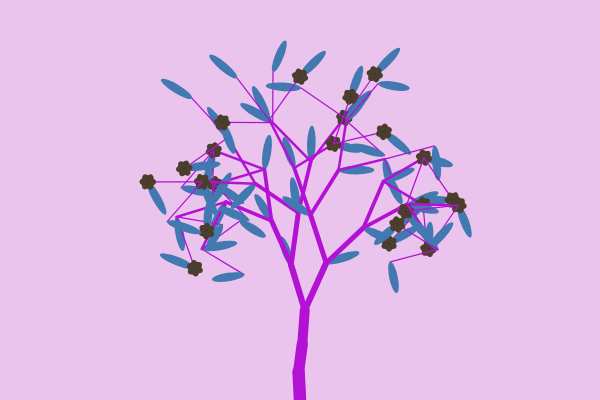
Frame 1 (no input)
Frame 60 (no input): identical to frame 1, image omitted
Frame 120 (the mouse pressed at the canvas centre since frame 60): identical to frame 1, image omitted

The p5.js sketch that drew this single still picture (run headless with seeded random() and noise() and a simulated clock; from frame 60 on, the mouse is pressed at the canvas centre):

// p5.js sketch
// ── sketch.js
let button1;
let button2;
let button3;
let button4;
let button5;

function setup() {
  createCanvas(600, 400);
  
  button1 = createButton('Reset');
  button1.mousePressed(restart);
  
  button2 = createButton('Randomise Color');
  button2.mousePressed(ranColor);
  
  button3 = createButton('Randomise Shape');
  button3.mousePressed(ranShape);
  
  button4 = createButton('Randomise Wind');
  button4.mousePressed(ranWind);
  
  button5 = createButton('Flashing Color');
  button5.mousePressed(flaColor);
  float (fColor=0);
  
  //background
  float(backC=[random(180, 255), random(180, 255), random(180, 255)]);
  
  //flowers
  float(flowerHeight = random(15, 20));
  float(flowerWidth = random(5, 10));
  float(flowerC=[random(255), random(255), random(255)]);
  float(flowerChance=1);
 
  //leaf
  float(leafC=[random(255), random(255), random(255)]);
  float(ellipseWidth=random(7, 9));
  
  //trunk
  float(trunk=random(12, 20));
  float(trunkSlant1 = random(250, 290));
  float(trunkSlant2 = trunkSlant1+random(-20, 20));
  float(trunkSlant3 = trunkSlant1+random(-20, 20));
  float(trunkC=[random(255), random(255), random(255)]);
  
  //branches
  float(Bs = random(3, 20));
  
  //ifOR
  var orIF=0
  float(ifOR=[random(orIF, 2), random(orIF, 2), random(orIF, 2), random(orIF, 2), random(orIF, 2), random(orIF, 2), random(orIF, 2), random(orIF, 2), random(orIF, 2), random(orIF, 2), random(orIF, 2), random(orIF, 2), random(orIF, 2), random(orIF, 2), random(orIF, 2), random(orIF, 2), random(orIF, 2), random(orIF, 2), random(orIF, 2), random(orIF, 2), random(orIF, 2), random(orIF, 2), random(orIF, 2), random(orIF, 2), random(orIF, 2), random(orIF, 2), random(orIF, 2), random(orIF, 2), random(orIF, 2), random(orIF, 2), random(orIF, 2), random(orIF, 2), random(orIF, 2), random(orIF, 2), random(orIF, 2), random(orIF, 2), random(orIF, 2), random(orIF, 2), random(orIF, 2), random(orIF, 2), random(orIF, 2), random(orIF, 2), random(orIF, 2), random(orIF, 2), random(orIF, 2), random(orIF, 2), random(orIF, 2), random(orIF, 2), random(orIF, 2), random(orIF, 2), random(orIF, 2), random(orIF, 2), random(orIF, 2), random(orIF, 2), random(orIF, 2), random(orIF, 2), random(orIF, 2), random(orIF, 2), random(orIF, 2), random(orIF, 2), random(orIF, 2), random(orIF, 2)]);
  
  //Rlow, Rhigh, Llow, Lhigh
  var Rlow = 275;
  var Rhigh = 310;
  var Llow = 230;
  var Lhigh = 265;
  float(RlRhLlLh=[0, 0, 0, random(Llow, Lhigh), random(Rlow, Rhigh), random(Llow, Lhigh), random(Rlow, Rhigh), random(Llow, Lhigh), random(Rlow, Rhigh), random(Llow, Lhigh), random(Rlow, Rhigh), random(Llow, Lhigh), random(Rlow, Rhigh), random(Llow, Lhigh), random(Rlow, Rhigh), random(Llow, Lhigh), random(Rlow, Rhigh), random(Llow, Lhigh), random(Rlow, Rhigh), random(Llow, Lhigh), random(Rlow, Rhigh), random(Llow, Lhigh), random(Rlow, Rhigh), random(Llow, Lhigh), random(Rlow, Rhigh), random(Llow, Lhigh), random(Rlow, Rhigh), random(Llow, Lhigh), random(Rlow, Rhigh), random(Llow, Lhigh), random(Rlow, Rhigh), random(Llow, Lhigh), random(Rlow, Rhigh), random(Llow, Lhigh), random(Rlow, Rhigh), random(Llow, Lhigh), random(Rlow, Rhigh), random(Llow, Lhigh), random(Rlow, Rhigh), random(Llow, Lhigh), random(Rlow, Rhigh), random(Llow, Lhigh), random(Rlow, Rhigh), random(Llow, Lhigh), random(Rlow, Rhigh), random(Llow, Lhigh), random(Rlow, Rhigh), random(Llow, Lhigh), random(Rlow, Rhigh), random(Llow, Lhigh), random(Rlow, Rhigh), random(Llow, Lhigh), random(Rlow, Rhigh), random(Llow, Lhigh), random(Rlow, Rhigh), random(Llow, Lhigh), random(Rlow, Rhigh), random(Llow, Lhigh), random(Rlow, Rhigh), random(Llow, Lhigh), random(Rlow, Rhigh), random(Llow, Lhigh), random(Rlow, Rhigh), random(Llow, Lhigh), random(Rlow, Rhigh)]);

  //ran
  float(ran=[random(1, 10), random(1, 10), random(1, 10), random(1, 10), random(1, 10), random(1, 10), random(1, 10), random(1, 10), random(1, 10), random(1, 10), random(1, 10), random(1, 10), random(1, 10), random(1, 10), random(1, 10), random(1, 10), random(1, 10), random(1, 10), random(1, 10), random(1, 10), random(1, 10), random(1, 10), random(1, 10), random(1, 10), random(1, 10), random(1, 10), random(1, 10), random(1, 10), random(1, 10), random(1, 10), random(1, 10), random(1, 10), random(1, 10), random(1, 10), random(1, 10), random(1, 10), random(1, 10), random(1, 10), random(1, 10), random(1, 10), random(1, 10), random(1, 10), random(1, 10), random(1, 10), random(1, 10), random(1, 10), random(1, 10), random(1, 10), random(1, 10), random(1, 10), random(1, 10), random(1, 10), random(1, 10), random(1, 10), random(1, 10), random(1, 10), random(1, 10), random(1, 10), random(1, 10), random(1, 10), random(1, 10), random(1, 10), random(1, 10), random(1, 10), random(1, 10)]);
  
  //windStregnth (used for mouse interaction)
  float(windStrength=90);
}

function draw() {
  if (fColor>0) {
  //background
  float(backC=[random(180, 255), random(180, 255), random(180, 255)]);
  
  //flower
  float(flowerC=[random(255), random(255), random(255)]);
  
  //leaf
  float(leafC=[random(255), random(255), random(255)]);
  
  //trunk
  float(trunkC=[random(255), random(255), random(255)]);
  }
  
  scale(width/600, height/400);
  
  //leaf color
  fill(leafC[0], leafC[1], leafC[2]);
  
  background(backC[0], backC[1], backC[2]);
  
  angleMode(DEGREES);

  strokeCap(ROUND);
  
  var t1w=(trunk*0.1);
  var t2w=(trunk*0.2);
  var b1w=(trunk*0.5);
  var b2w=(trunk*0.6);
  var b3w=(trunk*0.7);
  var b4w=(trunk*0.8);
  var b5w=(trunk*0.9);
  
  //T1
  stroke(trunkC[0], trunkC[1], trunkC[2]);
  strokeWeight(trunk);
  segment(300, 400, trunkSlant1, 0, 1);
  //T2
  strokeWeight(trunk-t1w);
  segment(0, 0, trunkSlant2, 0, 2);
  //T3
  strokeWeight(trunk-t2w);
  segment(0, 0, trunkSlant3, 0, 3);

//LEFT
  push();
  //L
  strokeWeight(trunk-b1w);
  segment(0, 0, 0, 1, 4);
    push();
    //LL
    strokeWeight(trunk-b2w);
    segment(0, 0, -Bs, 1, 6);
      push();
      //LLL
      strokeWeight(trunk-b3w);
      segment(0, 0, -(3*Bs), 1, 10);
        push();
        //LLLL
        strokeWeight(trunk-b4w);
        segment(0, 0, -(7*Bs), 2, 18);
          push();
          //LLLLL
          strokeWeight(trunk-b5w);
          segment(0, 0, -(15*Bs), 2, 34);
          pop();
          push();
          //LLLRR
          strokeWeight(trunk-b5w);
          segment(0, 0, -(14*Bs), 2, 35);
          pop();
        pop();
        push();
        //LLLR
        strokeWeight(trunk-b4w);
        segment(0, 0, -(6*Bs), 2, 19);
          push();
          //LLLRL
          strokeWeight(trunk-b5w);
          segment(0, 0, -(13*Bs), 2, 36);
          pop();
          push();
          //LLLRR
          strokeWeight(trunk-b5w);
          segment(0, 0, -(12*Bs), 2, 37);
          pop();  
        pop();
      pop();
      push();
      //LLR
      strokeWeight(trunk-b3w);
      segment(0, 0, -(2*Bs), 1, 11);
        push();
        //LLRL
        strokeWeight(trunk-b4w);
        segment(0, 0, -(5*Bs), 2, 20);
          push();
          //LLRLL
          strokeWeight(trunk-b5w);
          segment(0, 0, -(11*Bs), 2, 38);
          pop();
          push();
          //LLRLR
          strokeWeight(trunk-b5w);
          segment(0, 0, -(10*Bs), 2, 39);
          pop();
        pop();
        push();
        //LLRR
        strokeWeight(trunk-b4w);
        segment(0, 0, -(4*Bs), 2, 21);
          push();
          //LLRRL
          strokeWeight(trunk-b5w);
          segment(0, 0, -(9*Bs), 2, 40);
          pop();
          push();
          //LLRRR
          strokeWeight(trunk-b5w);
          segment(0, 0, -(8*Bs), 2, 41);
          pop();
        pop();  
      pop();
    pop();
    push();
    //LR
    strokeWeight(trunk-b2w);
    segment(0, 0, 0, 1, 7);
      push();
      //LRL
      strokeWeight(trunk-b3w);
      segment(0, 0, -Bs, 1, 12);
        push();
        //LRLL
        strokeWeight(trunk-b4w);
        segment(0, 0, -(3*Bs), 2, 22);
          push();
          //LRLLL
          strokeWeight(trunk-b5w);
          segment(0, 0, -(7*Bs), 2, 42);
          pop();
          push();
          //LRLLR
          strokeWeight(trunk-b5w);
          segment(0, 0, -(6*Bs), 2, 43);
          pop();
        pop();
        push();
        //LRLR
        strokeWeight(trunk-b4w);
        segment(0, 0, -(2*Bs), 2, 23);
          push();
          //LRLRL
          strokeWeight(trunk-b5w);
          segment(0, 0, -(5*Bs), 2, 44);
          pop();
          push();
          //LRLRR
          strokeWeight(trunk-b5w);
          segment(0, 0, -(4*Bs), 2, 45);
          pop();
        pop();  
      pop();
      push();
      //LRR
      strokeWeight(trunk-b3w);
      segment(0, 0, 0, 1, 13);
        push();
        //LRRL
        strokeWeight(trunk-b4w);
        segment(0, 0, -Bs, 2, 24);
          push();
          //LRRLL
          strokeWeight(trunk-b5w);
          segment(0, 0, -(3*Bs), 2, 46);
          pop();
          push();
          //LRRLR
          strokeWeight(trunk-b5w);
          segment(0, 0, -(2*Bs), 2, 47);
          pop();
        pop();
        push();
        //LRRR
        strokeWeight(trunk-b4w);
        segment(0, 0, 0, 2, 25);
          push();
          //LRRRL
          strokeWeight(trunk-b5w);
          segment(0, 0, -(1*Bs), 2, 48);
          pop();
          push();
          //LRRRR
          strokeWeight(trunk-b5w);
          segment(0, 0, -(0*Bs), 2, 49);
          pop();
        pop();  
      pop();
    pop();
  pop();
  
//RIGHT
  push();
  //R
  strokeWeight(trunk-b1w);
  segment(0, 0, 0, 1, 5);
    push();
    //RL
    strokeWeight(trunk-b2w);
    segment(0, 0, 0, 1, 8);
      push();
      //RLL
      strokeWeight(trunk-b3w);
      segment(0, 0, 0, 1, 14);
        push();
        //RLLL
        strokeWeight(trunk-b4w);
        segment(0, 0, 0, 2, 26);
          push();
          //RLLLL
          strokeWeight(trunk-b5w);
          segment(0, 0, (0*Bs), 2, 50);
          pop();
          push();
          //RLLLR
          strokeWeight(trunk-b5w);
          segment(0, 0, (1*Bs), 2, 51);
          pop();
        pop();
        push();
        //RLLR
        strokeWeight(trunk-b4w);
        segment(0, 0, Bs, 2, 27);
          push();
          //RLLRL
          strokeWeight(trunk-b5w);
          segment(0, 0, (2*Bs), 2, 52);
          pop();
          push();
          //RLLRR
          strokeWeight(trunk-b5w);
          segment(0, 0, (3*Bs), 2, 53);
          pop();
        pop();  
      pop();
      push();
      //RLR
      strokeWeight(trunk-b3w);
      segment(0, 0, Bs, 1, 15);
        push();
        //RLRL
        strokeWeight(trunk-b4w);
        segment(0, 0, (2*Bs), 2, 28);
          push();
          //RLRLL
          strokeWeight(trunk-b5w);
          segment(0, 0, (4*Bs), 2, 54);
          pop();
          push();
          //RLRLR
          strokeWeight(trunk-b5w);
          segment(0, 0, (5*Bs), 2, 55);
          pop();
        pop();
        push();
        //RLRR
        strokeWeight(trunk-b4w);
        segment(0, 0, (3*Bs), 2, 29);
          push();
          //RLRRL
          strokeWeight(trunk-b5w);
          segment(0, 0, (6*Bs), 2, 56);
          pop();
          push();
          //RLRRR
          strokeWeight(trunk-b5w);
          segment(0, 0, (7*Bs), 2, 57);
          pop();
        pop();  
      pop();
    pop();
    push();
    //RR
    strokeWeight(trunk-b2w);
    segment(0, 0, Bs, 1, 9);
      push();
      //RRL
      strokeWeight(trunk-b3w);
      segment(0, 0, (2*Bs), 1, 16);
        push();
        //RRLL
        strokeWeight(trunk-b4w);
        segment(0, 0, (4*Bs), 2, 30);
          push();
          //RRLLL
          strokeWeight(trunk-b5w);
          segment(0, 0, (8*Bs), 2, 58);
          pop();
          push();
          //RRLLR
          strokeWeight(trunk-b5w);
          segment(0, 0, (9*Bs), 2, 59);
          pop();
        pop();
        push();
        //RRLR
        strokeWeight(trunk-b4w);
        segment(0, 0, (5*Bs), 2, 31);
          push();
          //RRLRL
          strokeWeight(trunk-b5w);
          segment(0, 0, (10*Bs), 2, 60);
          pop();
          push();
          //RRLRR
          strokeWeight(trunk-b5w);
          segment(0, 0, (11*Bs), 2, 61);
          pop();
        pop();  
      pop();
      push();
      //RRR
      strokeWeight(trunk-b3w);
      segment(0, 0, (3*Bs), 1, 17);
        push();
        //RRRL
        strokeWeight(trunk-b4w);
        segment(0, 0, (6*Bs), 2, 32);
          push();
          //RRRLL
          strokeWeight(trunk-b5w);
          segment(0, 0, (12*Bs), 2, 62);
          pop();
          push();
          //RRRLR
          strokeWeight(trunk-b5w);
          segment(0, 0, (13*Bs), 2, 63);
          pop();
        pop();
        push();
        //RRRR
        strokeWeight(trunk-b4w);
        segment(0, 0, (7*Bs), 2, 33);
          push();
          //RRRRL
          strokeWeight(trunk-b5w);
          segment(0, 0, (14*Bs), 2, 64);
          pop();
          push();
          //RRRRR
          strokeWeight(trunk-b5w);
          segment(0, 0, (15*Bs), 2, 65);
          pop();
        pop();  
      pop();
    pop();
  pop();
}

function segment(x, y, a, l, n) {
  translate(x, y);
  angleMode(DEGREES);
  rotate(RlRhLlLh[n-1]+a);
  if(l>0) {
  line(0, 0, ran[n-1]+45, 0);
  translate(ran[n-1]+45, 0);
  }else{
  line(0, 0, ran[n-1]+45-20, 0);
  translate(ran[n-1]+45-20, 0);
  }
  
  push();
  if(ifOR[n-4]>1) {
  rotate((RlRhLlLh[n-1]+a)-(ran[n-1]+ran[n-1]+10));
  }else{
  rotate((RlRhLlLh[n-1]+a)+(ran[n-1]+ran[n-1]+10));
  }
  
  if(l>0) {
  ellipseMode(CORNER);
  noStroke();
  ellipse(-ellipseWidth/2, 0, ellipseWidth, ran[n-1]+28);
    if(l>1) {
        if(ifOR[n-4]>flowerChance) {
        ellipseMode(CENTER);
        fill(flowerC[0], flowerC[1], flowerC[2]);
        ellipse(0, 0, flowerWidth, flowerHeight);
        rotate(120);
        ellipse(0, 0, flowerWidth, flowerHeight);
        rotate(120);
        ellipse(0, 0, flowerWidth, flowerHeight);
        rotate(120);
        fill(flowerC[1], flowerC[2], flowerC[0]);
        circle(0, 0, 2);
        }else{}
    }else{}
  }else{}
  pop();
  if(mouseX>0) {
    rotate(-((RlRhLlLh[n-1]+a)+((mouseX-300)/windStrength))); 
    }else{rotate(-(RlRhLlLh[n-1]+a));}
}

function restart() {
  //background
  float(backC=[random(180, 255), random(180, 255), random(180, 255)]);
  
  //flowers
  float(flowerHeight = random(15, 20));
  float(flowerWidth = random(5, 10));
  float(flowerC=[random(255), random(255), random(255)]);
  float(flowerChance=1);
 
  //leaf
  float(leafC=[random(255), random(255), random(255)]);
  float(ellipseWidth=random(7, 9));
  
  //trunk
  float(trunk=random(12, 20));
  float(trunkSlant1 = random(250, 290));
  float(trunkSlant2 = trunkSlant1+random(-20, 20));
  float(trunkSlant3 = trunkSlant1+random(-20, 20));
  float(trunkC=[random(255), random(255), random(255)]);
  
  //branches
  float(Bs = random(3, 20));
  
  //ifOR
  var orIF=0
  float(ifOR=[random(orIF, 2), random(orIF, 2), random(orIF, 2), random(orIF, 2), random(orIF, 2), random(orIF, 2), random(orIF, 2), random(orIF, 2), random(orIF, 2), random(orIF, 2), random(orIF, 2), random(orIF, 2), random(orIF, 2), random(orIF, 2), random(orIF, 2), random(orIF, 2), random(orIF, 2), random(orIF, 2), random(orIF, 2), random(orIF, 2), random(orIF, 2), random(orIF, 2), random(orIF, 2), random(orIF, 2), random(orIF, 2), random(orIF, 2), random(orIF, 2), random(orIF, 2), random(orIF, 2), random(orIF, 2), random(orIF, 2), random(orIF, 2), random(orIF, 2), random(orIF, 2), random(orIF, 2), random(orIF, 2), random(orIF, 2), random(orIF, 2), random(orIF, 2), random(orIF, 2), random(orIF, 2), random(orIF, 2), random(orIF, 2), random(orIF, 2), random(orIF, 2), random(orIF, 2), random(orIF, 2), random(orIF, 2), random(orIF, 2), random(orIF, 2), random(orIF, 2), random(orIF, 2), random(orIF, 2), random(orIF, 2), random(orIF, 2), random(orIF, 2), random(orIF, 2), random(orIF, 2), random(orIF, 2), random(orIF, 2), random(orIF, 2), random(orIF, 2)]);
  
  //Rlow, Rhigh, Llow, Lhigh
  var Rlow = 275;
  var Rhigh = 310;
  var Llow = 230;
  var Lhigh = 265;
  float(RlRhLlLh=[0, 0, 0, random(Llow, Lhigh), random(Rlow, Rhigh), random(Llow, Lhigh), random(Rlow, Rhigh), random(Llow, Lhigh), random(Rlow, Rhigh), random(Llow, Lhigh), random(Rlow, Rhigh), random(Llow, Lhigh), random(Rlow, Rhigh), random(Llow, Lhigh), random(Rlow, Rhigh), random(Llow, Lhigh), random(Rlow, Rhigh), random(Llow, Lhigh), random(Rlow, Rhigh), random(Llow, Lhigh), random(Rlow, Rhigh), random(Llow, Lhigh), random(Rlow, Rhigh), random(Llow, Lhigh), random(Rlow, Rhigh), random(Llow, Lhigh), random(Rlow, Rhigh), random(Llow, Lhigh), random(Rlow, Rhigh), random(Llow, Lhigh), random(Rlow, Rhigh), random(Llow, Lhigh), random(Rlow, Rhigh), random(Llow, Lhigh), random(Rlow, Rhigh), random(Llow, Lhigh), random(Rlow, Rhigh), random(Llow, Lhigh), random(Rlow, Rhigh), random(Llow, Lhigh), random(Rlow, Rhigh), random(Llow, Lhigh), random(Rlow, Rhigh), random(Llow, Lhigh), random(Rlow, Rhigh), random(Llow, Lhigh), random(Rlow, Rhigh), random(Llow, Lhigh), random(Rlow, Rhigh), random(Llow, Lhigh), random(Rlow, Rhigh), random(Llow, Lhigh), random(Rlow, Rhigh), random(Llow, Lhigh), random(Rlow, Rhigh), random(Llow, Lhigh), random(Rlow, Rhigh), random(Llow, Lhigh), random(Rlow, Rhigh), random(Llow, Lhigh), random(Rlow, Rhigh), random(Llow, Lhigh), random(Rlow, Rhigh), random(Llow, Lhigh), random(Rlow, Rhigh)]);

  //ran
  float(ran=[random(1, 10), random(1, 10), random(1, 10), random(1, 10), random(1, 10), random(1, 10), random(1, 10), random(1, 10), random(1, 10), random(1, 10), random(1, 10), random(1, 10), random(1, 10), random(1, 10), random(1, 10), random(1, 10), random(1, 10), random(1, 10), random(1, 10), random(1, 10), random(1, 10), random(1, 10), random(1, 10), random(1, 10), random(1, 10), random(1, 10), random(1, 10), random(1, 10), random(1, 10), random(1, 10), random(1, 10), random(1, 10), random(1, 10), random(1, 10), random(1, 10), random(1, 10), random(1, 10), random(1, 10), random(1, 10), random(1, 10), random(1, 10), random(1, 10), random(1, 10), random(1, 10), random(1, 10), random(1, 10), random(1, 10), random(1, 10), random(1, 10), random(1, 10), random(1, 10), random(1, 10), random(1, 10), random(1, 10), random(1, 10), random(1, 10), random(1, 10), random(1, 10), random(1, 10), random(1, 10), random(1, 10), random(1, 10), random(1, 10), random(1, 10), random(1, 10)]);
  
  //windStregnth (used for mouse interaction)
  float(windStrength=90);
}

function ranColor() {
  //background
  float(backC=[random(180, 255), random(180, 255), random(180, 255)]);
  
  //flower
  float(flowerC=[random(255), random(255), random(255)]);
  
  //leaf
  float(leafC=[random(255), random(255), random(255)]);
  
  //trunk
  float(trunkC=[random(255), random(255), random(255)]);
}

function ranShape() {
  
  //flowers
  float(flowerHeight = random(15, 20));
  float(flowerWidth = random(5, 10));
  float(flowerChance=1);
 
  //leaf
  float(ellipseWidth=random(7, 9));
  
  //trunk
  float(trunk=random(12, 20));
  float(trunkSlant1 = random(250, 290));
  float(trunkSlant2 = trunkSlant1+random(-20, 20));
  float(trunkSlant3 = trunkSlant1+random(-20, 20));
  
  //branches
  float(Bs = random(3, 20));
  
  //ifOR
  var orIF=0
  float(ifOR=[random(orIF, 2), random(orIF, 2), random(orIF, 2), random(orIF, 2), random(orIF, 2), random(orIF, 2), random(orIF, 2), random(orIF, 2), random(orIF, 2), random(orIF, 2), random(orIF, 2), random(orIF, 2), random(orIF, 2), random(orIF, 2), random(orIF, 2), random(orIF, 2), random(orIF, 2), random(orIF, 2), random(orIF, 2), random(orIF, 2), random(orIF, 2), random(orIF, 2), random(orIF, 2), random(orIF, 2), random(orIF, 2), random(orIF, 2), random(orIF, 2), random(orIF, 2), random(orIF, 2), random(orIF, 2), random(orIF, 2), random(orIF, 2), random(orIF, 2), random(orIF, 2), random(orIF, 2), random(orIF, 2), random(orIF, 2), random(orIF, 2), random(orIF, 2), random(orIF, 2), random(orIF, 2), random(orIF, 2), random(orIF, 2), random(orIF, 2), random(orIF, 2), random(orIF, 2), random(orIF, 2), random(orIF, 2), random(orIF, 2), random(orIF, 2), random(orIF, 2), random(orIF, 2), random(orIF, 2), random(orIF, 2), random(orIF, 2), random(orIF, 2), random(orIF, 2), random(orIF, 2), random(orIF, 2), random(orIF, 2), random(orIF, 2), random(orIF, 2)]);
  
  //Rlow, Rhigh, Llow, Lhigh
  var Rlow = 275;
  var Rhigh = 310;
  var Llow = 230;
  var Lhigh = 265;
  float(RlRhLlLh=[0, 0, 0, random(Llow, Lhigh), random(Rlow, Rhigh), random(Llow, Lhigh), random(Rlow, Rhigh), random(Llow, Lhigh), random(Rlow, Rhigh), random(Llow, Lhigh), random(Rlow, Rhigh), random(Llow, Lhigh), random(Rlow, Rhigh), random(Llow, Lhigh), random(Rlow, Rhigh), random(Llow, Lhigh), random(Rlow, Rhigh), random(Llow, Lhigh), random(Rlow, Rhigh), random(Llow, Lhigh), random(Rlow, Rhigh), random(Llow, Lhigh), random(Rlow, Rhigh), random(Llow, Lhigh), random(Rlow, Rhigh), random(Llow, Lhigh), random(Rlow, Rhigh), random(Llow, Lhigh), random(Rlow, Rhigh), random(Llow, Lhigh), random(Rlow, Rhigh), random(Llow, Lhigh), random(Rlow, Rhigh), random(Llow, Lhigh), random(Rlow, Rhigh), random(Llow, Lhigh), random(Rlow, Rhigh), random(Llow, Lhigh), random(Rlow, Rhigh), random(Llow, Lhigh), random(Rlow, Rhigh), random(Llow, Lhigh), random(Rlow, Rhigh), random(Llow, Lhigh), random(Rlow, Rhigh), random(Llow, Lhigh), random(Rlow, Rhigh), random(Llow, Lhigh), random(Rlow, Rhigh), random(Llow, Lhigh), random(Rlow, Rhigh), random(Llow, Lhigh), random(Rlow, Rhigh), random(Llow, Lhigh), random(Rlow, Rhigh), random(Llow, Lhigh), random(Rlow, Rhigh), random(Llow, Lhigh), random(Rlow, Rhigh), random(Llow, Lhigh), random(Rlow, Rhigh), random(Llow, Lhigh), random(Rlow, Rhigh), random(Llow, Lhigh), random(Rlow, Rhigh)]);

  //ran
  float(ran=[random(1, 10), random(1, 10), random(1, 10), random(1, 10), random(1, 10), random(1, 10), random(1, 10), random(1, 10), random(1, 10), random(1, 10), random(1, 10), random(1, 10), random(1, 10), random(1, 10), random(1, 10), random(1, 10), random(1, 10), random(1, 10), random(1, 10), random(1, 10), random(1, 10), random(1, 10), random(1, 10), random(1, 10), random(1, 10), random(1, 10), random(1, 10), random(1, 10), random(1, 10), random(1, 10), random(1, 10), random(1, 10), random(1, 10), random(1, 10), random(1, 10), random(1, 10), random(1, 10), random(1, 10), random(1, 10), random(1, 10), random(1, 10), random(1, 10), random(1, 10), random(1, 10), random(1, 10), random(1, 10), random(1, 10), random(1, 10), random(1, 10), random(1, 10), random(1, 10), random(1, 10), random(1, 10), random(1, 10), random(1, 10), random(1, 10), random(1, 10), random(1, 10), random(1, 10), random(1, 10), random(1, 10), random(1, 10), random(1, 10), random(1, 10), random(1, 10)]);
}

function ranWind() {
  float(windStrength=random(.000000001, 5));
}

function flaColor() {
  if (fColor<1) {
    fColor=1;
  }else{
    fColor=0;
  }
}
